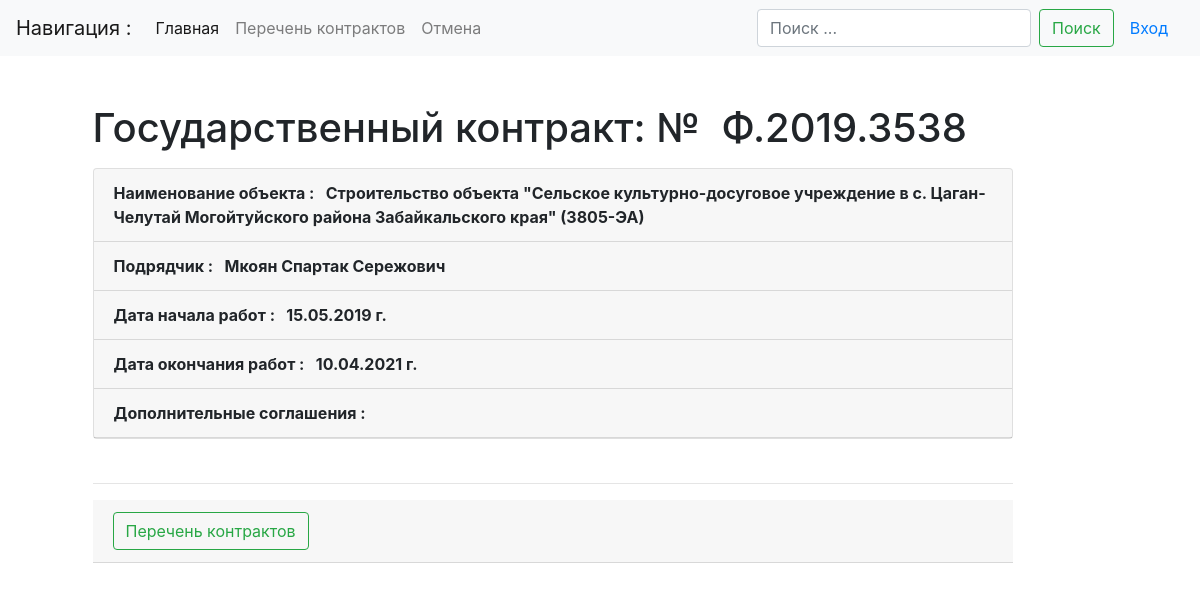
Screenshot of /list/detail/1/ with the database file from the repository.
### main/models.py (models this page shows, shortened)
class Contracts(models.Model):
    num_contract = models.CharField(max_length=20, db_index=True, verbose_name='Номер контракта', default='-')
    name_object = models.CharField(max_length=500, db_index=True, verbose_name='Наименование объекта закупки',
                                   default='-')
    type_doc = models.ForeignKey(TypeDoc, on_delete=models.DO_NOTHING, verbose_name='Документ', default='-')
    y_contract = models.CharField(max_length=4, verbose_name='Год', default='1970')
    c_contract = models.FloatField(max_length=50, verbose_name='Цена контракта')
    ini_contract = models.ForeignKey(Initiator, on_delete=models.DO_NOTHING, verbose_name='Инициатор', default='-')
    uch_contract = models.CharField(max_length=200, db_index=True, verbose_name='Участник', default='-')
    in_contract = models.CharField(max_length=10, null=True, verbose_name='Дата подписания контракта')
    in_work = models.CharField(max_length=10, null=True, verbose_name='Дата начала работ')
    out_work = models.CharField(max_length=10, null=True, verbose_name='Дата окончания работ')
    stat_contract = models.ForeignKey(StatusContract, on_delete=models.DO_NOTHING, verbose_name='Статус', default='-')
    work_contract = models.BooleanField('В работе')
    failures = models.BooleanField('Срыв сроков')
    executed = models.BooleanField('Исполнен')
    file_obj = models.FileField(upload_to='files/')
    data_stamp = models.DateTimeField(auto_now_add=True)
    class Meta:
        verbose_name = "Госконтракт"
        verbose_name_plural = "Госконтракты"
        ordering = ('y_contract', 'num_contract',)  # сортировка

### main/views.py (the view)
# urls.py: path('list/detail/<int:pk>/', ContractDetail.as_view(), name='contract-detail'),
class ContractDetail(DetailView):
    model = Contracts
    def get_context_data(self, **kwargs):
        context = super().get_context_data(**kwargs)
        d_today = datetime.date.today()
        context['d_today'] = d_today
        context['summ_ost'] = 666
        objkey = self.kwargs.get('pk', None)
        c_num = Contracts.objects.filter(work_contract=True, id=objkey).exclude(type_doc=3)
        return context

### templates/main/contracts_detail.html (shortened to what this page needs)
{% extends "base.html" %}
{% load crispy_forms_tags %}
{% block content %}
    <h1 class="mb-3">Государственный контракт: № &nbsp;{{ contracts.num_contract }}</h1>
        <div class="card mb-1">
            <p class="card-header"><strong>Наименование объекта : &nbsp; {{ contracts.name_object }}</strong></p>
            <p class="card-header"><strong>Подрядчик : &nbsp; {{ contracts.uch_contract }} </strong></p>
            <p class="card-header"><strong>Дата начала работ : &nbsp; {{ contracts.in_work }} г.</strong></p>
            <p class="card-header"><strong>Дата окончания работ : &nbsp; {{ contracts.out_work }} г.</strong></p>
            <p class="card-header"><strong>Дополнительные соглашения :</strong></p>
        </div><br><hr>
    <div class="card-header">
        <div class="row">
            <div class="col-md-4"><a href="{% url 'contract-list' %}" class="btn btn-outline-success my-2 my-sm-0" aria-disabled="true">Перечень контрактов</a></div>
        </div>
    </div>
{% endblock content %}

### rows the page displays
Contracts: num_contract "Ф.2019.3538", name_object "Строительство объекта \"Сельское культурно-досуговое учреждение в с. Цаган-Челутай Могойтуйского района Забайкальского края\" (3805-ЭА)", uch_contract "Мкоян Спартак Сережович", in_work "15.05.2019", out_work "10.04.2021"
